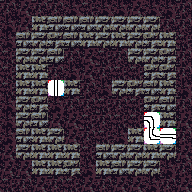

Rendered tile map (Tiled .tmx) drawn with the repository's tilesets; below, a short description and the full map source, tile grids included:
An orthogonal 12x12 tile map with 16x16 px tiles, 1 tile layer (tile) and 10 objects.

<map version="1.0" tiledversion="1.1.2" orientation="orthogonal" renderorder="right-down" width="12" height="12" tilewidth="16" tileheight="16" infinite="0" nextobjectid="58">
 <tileset firstgid="1" source="tileset.tsx" />
 <layer name="tile" width="12" height="12">
  <data encoding="csv">
6,7,6,6,8,9,8,8,7,8,8,6,
8,7,3,5,5,5,2,2,2,2,6,6,
8,5,2,4,5,3,2,3,2,4,3,9,
9,2,2,5,6,7,9,6,2,2,4,6,
9,3,3,6,8,7,6,9,9,4,4,6,
9,3,3,98,3,6,8,2,4,5,3,8,
8,2,4,8,6,6,9,6,9,4,5,6,
8,2,5,7,7,9,6,9,9,100,3,7,
8,5,3,2,7,6,9,8,3,115,97,6,
7,2,3,3,3,9,5,2,2,3,2,7,
7,7,3,3,4,8,3,5,2,2,8,6,
9,6,7,6,9,7,6,7,7,8,6,7
</data>
 </layer>
 <objectgroup name="furniture">
  <object id="31" gid="26" x="80" y="176" width="16" height="16" />
  <object id="33" gid="52" x="64" y="128" width="16" height="16" />
  <object id="34" gid="52" x="112" y="128" width="16" height="16" />
  <object id="38" gid="45" x="80" y="64" width="16" height="16" />
  <object id="40" gid="53" x="64" y="64" width="16" height="16" />
  <object id="41" gid="53" x="112" y="64" width="16" height="16" />
  <object id="55" gid="29" x="96" y="64" width="16" height="16" />
  <object id="56" gid="56" x="80" y="96" width="16" height="16" />
  <object id="57" gid="56" x="96" y="96" width="16" height="16" />
 </objectgroup>
 <objectgroup name="description">
  <object id="54" x="80" y="128" width="16" height="16">
   <properties>
    <property name="text" value="You don't remeber what your family has hidden in this vault." />
   </properties>
  </object>
 </objectgroup>
</map>
